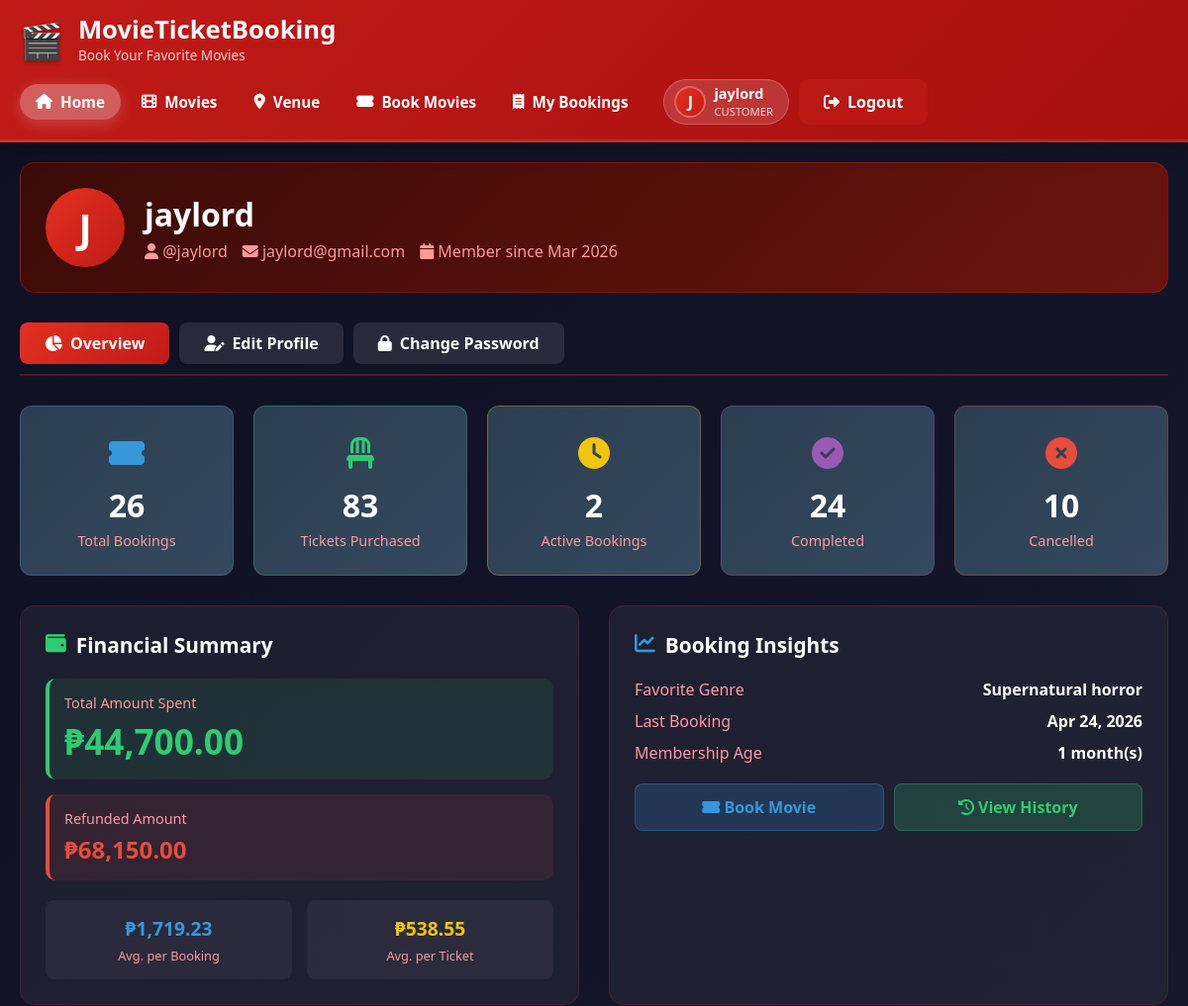
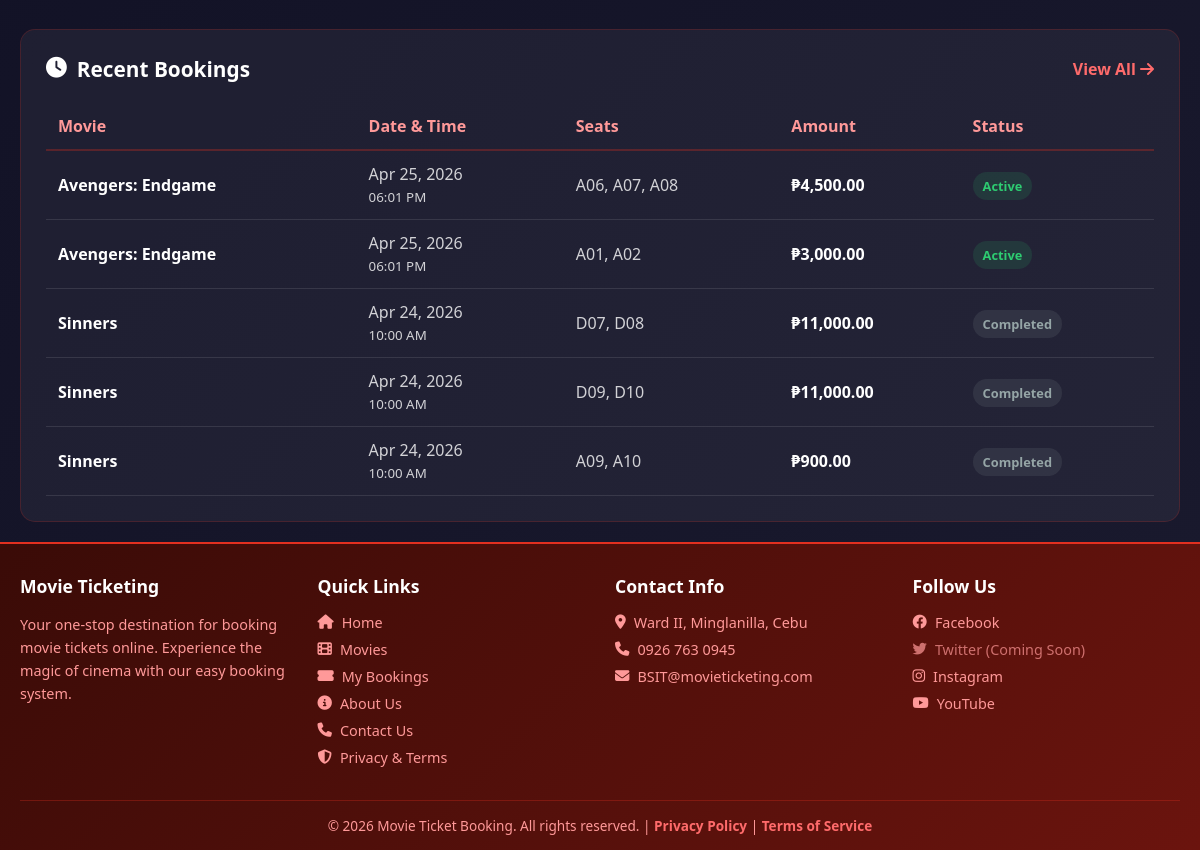
The page /pages/customer/profile.php (signed in) on the database its author committed (2 pictures, top to bottom).
### tables this page shows
CREATE TABLE `users` (
  `u_id` int(11) NOT NULL,
  `u_name` varchar(100) NOT NULL,
  `u_username` varchar(50) NOT NULL,
  `u_email` varchar(100) NOT NULL,
  `u_pass` varchar(255) NOT NULL,
  `u_role` enum('Admin','Customer','Owner','Staff') DEFAULT 'Customer',
  `u_status` enum('Active','Inactive') DEFAULT 'Active',
  `is_visible` tinyint(1) DEFAULT 1,
  `created_by` int(11) DEFAULT NULL,
  `created_by_name` varchar(100) DEFAULT NULL,
  `created_at` timestamp NOT NULL DEFAULT current_timestamp(),
  `last_login` timestamp NULL DEFAULT NULL
);

CREATE TABLE `tbl_booking` (
  `b_id` int(11) NOT NULL,
  `u_id` int(11) NOT NULL,
  `movie_name` varchar(255) NOT NULL,
  `show_date` date DEFAULT NULL,
  `showtime` time NOT NULL,
  `booking_fee` decimal(10,2) DEFAULT 0.00,
  `status` enum('Ongoing','Done','Cancelled') DEFAULT 'Ongoing',
  `booking_date` timestamp NOT NULL DEFAULT current_timestamp(),
  `payment_status` enum('Pending','Paid','Refunded') DEFAULT 'Pending',
  `attendance_status` enum('Pending','Present','Completed') DEFAULT 'Pending',
  `verified_at` timestamp NULL DEFAULT NULL,
  `verified_by` int(11) DEFAULT NULL,
  `is_visible` tinyint(1) DEFAULT 1,
  `booking_reference` varchar(20) DEFAULT NULL,
  `qr_code` varchar(255) DEFAULT NULL
);

### pages/customer/profile.php (the view, shortened to what the rows shown need)
<?php
$root_dir = dirname(dirname(__DIR__));
$conn = get_db();
$user_id = $_SESSION['user_id'];
$stmt = $conn->prepare("SELECT u_id, u_name, u_username, u_email, u_role, u_status, created_at FROM users WHERE u_id = ?");
$stmt->bind_param("i", $user_id);
$stmt->execute();
$result = $stmt->get_result();
$user = $result->fetch_assoc();
$last_booking_stmt = $conn->prepare("
    SELECT booking_date
    FROM tbl_booking
    WHERE u_id = ?
    ORDER BY booking_date DESC
    LIMIT 1
");
$last_booking_stmt->bind_param("i", $user_id);
$last_booking_stmt->execute();
$last_booking_result = $last_booking_stmt->get_result();
$last_booking = $last_booking_result->fetch_assoc()['booking_date'] ?? null;
$recent_stmt = $conn->prepare("
    SELECT
        b.*,
        GROUP_CONCAT(bs.seat_number ORDER BY bs.seat_number SEPARATOR ', ') as seat_list,
        COUNT(bs.id) as seat_count
    FROM tbl_booking b
    LEFT JOIN booked_seats bs ON b.b_id = bs.booking_id
    WHERE b.u_id = ?
    GROUP BY b.b_id
    ORDER BY b.booking_date DESC
    LIMIT 5
");
$recent_stmt->bind_param("i", $user_id);
$recent_stmt->execute();
$recent_result = $recent_stmt->get_result();
$recent_bookings = [];
while ($row = $recent_result->fetch_assoc()) {
    $recent_bookings[] = $row;
}
$active_tab = isset($_GET['tab']) ? $_GET['tab'] : 'overview';
require_once $root_dir . '/partials/header.php';
?>
<div class="profile-container" style="max-width: 1200px; margin: 0 auto; padding: 20px; min-height: calc(100vh - 200px);">
    <div style="background: linear-gradient(135deg, var(--bg-card) 0%, var(--bg-card-light) 100%);
         border-radius: 15px; padding: 25px; margin-bottom: 30px;
         border: 1px solid rgba(226, 48, 32, 0.3);">
        <div style="display: flex; align-items: center; gap: 20px;">
            <div style="width: 80px; height: 80px; background: linear-gradient(135deg, var(--primary-red) 0%, var(--dark-red) 100%);
                 border-radius: 50%; display: flex; align-items: center; justify-content: center; font-size: 2.5rem; font-weight: 800; color: white;">
                <?php echo strtoupper(substr($user['u_name'], 0, 1)); ?>
            </div>
            <div>
                <h1 style="color: white; font-size: 2rem; margin-bottom: 5px; font-weight: 800;">
                    <?php echo htmlspecialchars($user['u_name']); ?>
                </h1>
                <p style="color: var(--pale-red); font-size: 1rem; display: flex; align-items: center; gap: 15px;">
                    <span><i class="fas fa-user"></i> @<?php echo htmlspecialchars($user['u_username']); ?></span>
                    <span><i class="fas fa-envelope"></i> <?php echo htmlspecialchars($user['u_email']); ?></span>
                    <span><i class="fas fa-calendar"></i> Member since <?php echo date('M Y', strtotime($user['created_at'])); ?></span>
                </p>
            </div>
        </div>
    </div>
    <?php if ($active_tab == 'overview'): ?>
    <div>
        <div style="display: grid; grid-template-columns: repeat(auto-fit, minmax(300px, 1fr)); gap: 30px; margin-bottom: 30px;">
            <div style="background: rgba(255,255,255,0.05); border-radius: 15px; padding: 25px; border: 1px solid rgba(226, 48, 32, 0.2);">
                <div style="margin-bottom: 20px;">
                    <?php if ($last_booking): ?>
                    <div style="display: flex; justify-content: space-between; margin-bottom: 10px;">
                        <span style="color: var(--pale-red);">Last Booking</span>
                        <span style="color: white; font-weight: 700;"><?php echo date('M d, Y', strtotime($last_booking)); ?></span>
                    </div>
                    <?php endif; ?>
                    <div style="display: flex; justify-content: space-between; margin-bottom: 15px;">
                        <span style="color: var(--pale-red);">Membership Age</span>
                        <span style="color: white; font-weight: 700;">
                            <?php
                            $join_date = new DateTime($user['created_at']);
                            $now = new DateTime();
                            $diff = $join_date->diff($now);
                            echo $diff->y > 0 ? $diff->y . ' year(s)' : ($diff->m > 0 ? $diff->m . ' month(s)' : $diff->d . ' day(s)');
                            ?>
                        </span>
                    </div>
                </div>
            </div>
        </div>
        <div style="background: rgba(255,255,255,0.05); border-radius: 15px; padding: 25px; border: 1px solid rgba(226, 48, 32, 0.2);">
            <?php if (empty($recent_bookings)): ?>
                <div style="text-align: center; padding: 40px; color: var(--pale-red);">
                    <i class="fas fa-ticket-alt fa-3x" style="margin-bottom: 15px; opacity: 0.5;"></i>
                    <p>No bookings yet. Start your movie journey today!</p>
                    <a href="<?php echo SITE_URL; ?>index.php?page=customer/booking" class="btn btn-primary" style="margin-top: 15px; display: inline-block; padding: 12px 30px;">
                        <i class="fas fa-ticket-alt"></i> Book Your First Movie
                    </a>
                </div>
            <?php else: ?>
                <div style="overflow-x: auto;">
                    <table style="width: 100%; border-collapse: collapse;">
                        <thead>
                            <tr style="border-bottom: 2px solid rgba(226, 48, 32, 0.3);">
                                <th style="padding: 12px; text-align: left; color: var(--pale-red); font-weight: 600;">Movie</th>
                                <th style="padding: 12px; text-align: left; color: var(--pale-red); font-weight: 600;">Date & Time</th>
                                <th style="padding: 12px; text-align: left; color: var(--pale-red); font-weight: 600;">Seats</th>
                                <th style="padding: 12px; text-align: left; color: var(--pale-red); font-weight: 600;">Amount</th>
                                <th style="padding: 12px; text-align: left; color: var(--pale-red); font-weight: 600;">Status</th>
                            </tr>
                        </thead>
                        <tbody>
                            <?php foreach ($recent_bookings as $booking):
                                $is_cancelled = $booking['status'] == 'Cancelled';
                                $is_ongoing = $booking['status'] == 'Ongoing' && strtotime($booking['show_date'] . ' ' . $booking['showtime']) > time();
                                $status_color = $is_cancelled ? '#e74c3c' : ($is_ongoing ? '#2ecc71' : '#95a5a6');
                                $status_text = $is_cancelled ? 'Cancelled' : ($is_ongoing ? 'Active' : 'Completed');
                            ?>
                            <tr style="border-bottom: 1px solid rgba(255,255,255,0.1);">
                                <td style="padding: 12px; color: white; font-weight: 600;"><?php echo htmlspecialchars($booking['movie_name']); ?></td>
                                <td style="padding: 12px; color: rgba(255,255,255,0.8);">
                                    <?php echo date('M d, Y', strtotime($booking['show_date'])); ?><br>
                                    <small><?php echo date('h:i A', strtotime($booking['showtime'])); ?></small>
                                </td>
                                <td style="padding: 12px; color: rgba(255,255,255,0.8);"><?php echo htmlspecialchars($booking['seat_list'] ?? ''); ?></td>
                                <td style="padding: 12px; color: white; font-weight: 600;">₱<?php echo number_format($booking['booking_fee'], 2); ?></td>
                                <td style="padding: 12px;">
                                    <span style="background: <?php echo $status_color; ?>20; color: <?php echo $status_color; ?>;
                                         padding: 5px 10px; border-radius: 15px; font-size: 0.8rem; font-weight: 600;">
                                        <?php echo $status_text; ?>
                                    </span>
                                </td>
                            </tr>
                            <?php endforeach; ?>
                        </tbody>
                    </table>
                </div>
            <?php endif; ?>
        </div>
    </div>
    <?php endif; ?>
</div>
<?php
require_once $root_dir . '/partials/footer.php';
?>

### rows shown on the page
users: u_name "J", u_name "jaylord", u_username "jaylord", u_email "jaylord@gmail.com", created_at "Mar 2026", created_at "1"
tbl_booking: booking_date "Apr 24, 2026", movie_name "Avengers: Endgame", show_date "Apr 25, 2026", showtime "06:01 PM", seat_list "A06, A07, A08", booking_fee "4,500.00"
tbl_booking: movie_name "Avengers: Endgame", show_date "Apr 25, 2026", showtime "06:01 PM", seat_list "A01, A02", booking_fee "3,000.00"
tbl_booking: movie_name "Sinners", show_date "Apr 24, 2026", showtime "10:00 AM", seat_list "D07, D08", booking_fee "11,000.00"
tbl_booking: movie_name "Sinners", show_date "Apr 24, 2026", showtime "10:00 AM", seat_list "D09, D10", booking_fee "11,000.00"
tbl_booking: movie_name "Sinners", show_date "Apr 24, 2026", showtime "10:00 AM", seat_list "A09, A10", booking_fee "900.00"

### other values the page prints
substr($_SESSION['user_name'], 0, 1) "J"
$_SESSION['user_name'] "jaylord"
$_SESSION['user_role'] "CUSTOMER"
$total_bookings "26"
$total_tickets "83"
$active_bookings "2"
$completed_bookings "24"
$cancelled_bookings "10"
$total_spent "44,700.00"
$refunded_amount "68,150.00"
$total_spent / max($total_bookings, 1) "1,719.23"
$total_spent / max($total_tickets, 1) "538.55"
$favorite_genre "Supernatural horror"
